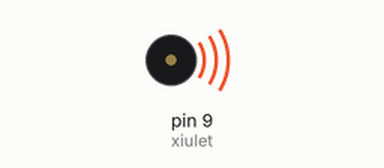
Recording of a sketch running on a simulated Arduino Uno, built with avr-gcc and run on an emulated ATmega328P. On the bench: buzzer (waves = sounding).

Above: at 0.5 s.
At 5.0 s:
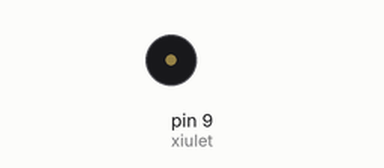
Timing chart, 0 to 7.8 s (numbered marks = the images above):
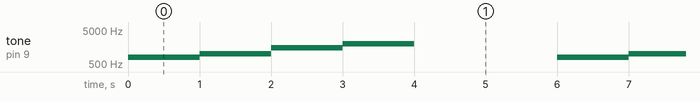

Measured:
- by itself, tone on pin 9 (xiulet): repeats every 6.0 s: 1000 Hz 1.0 s, 1500 Hz 1.0 s, 2000 Hz 1.0 s, silent 2.0 s, 800 Hz 1.0 s

The sketch:

Programa_3.ino
```cpp
/*****************************************************************
**                                                              **
**                        Títol:xiulet durant 3 segons                                **
**          Posar nom representatiu del programa                **
**                                                              **
** NOM:Martin Herranz                          Data:21/05/2018  **
*****************************************************************/
//****************************INCLUDE*****************************


//***************************VARIABLES****************************
const int xiulet = 9;        // donar nom al pin 9 de l’Arduino
//*****************************SETUP******************************

void setup() {                 //Configura el final de salida
 pinMode(xiulet, OUTPUT);   // definir el pin 9 com una sortida


}


//******************************LOOP******************************

void loop() {                 //Inicia el bucle del programa

  tone(xiulet,800,1000);
  delay(1000);
  tone(xiulet,1000,1000);
  delay(1000);
  tone(xiulet,1500,1000);
  delay(1000);
  tone(xiulet,2000,1000);
  delay(3000);


}

//****************************FUNCIONS****************************
```
